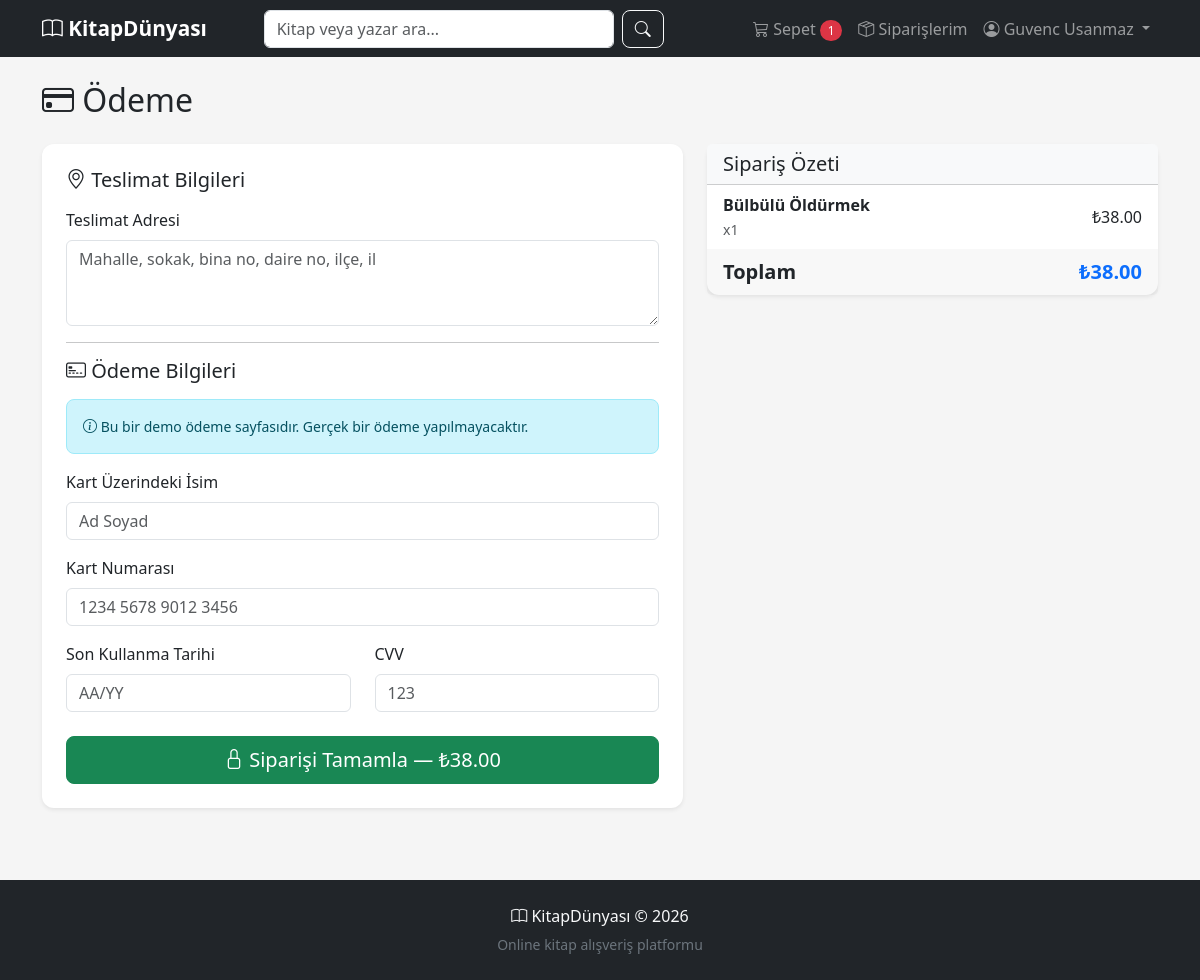
Page /checkout (signed in) on the committed database.
### tables this page shows
CREATE TABLE users (
            id INTEGER PRIMARY KEY AUTOINCREMENT,
            name TEXT NOT NULL,
            email TEXT NOT NULL UNIQUE,
            password_hash TEXT NOT NULL,
            salt TEXT NOT NULL,
            created_at TIMESTAMP DEFAULT CURRENT_TIMESTAMP
        );

CREATE TABLE cart_items (
            id INTEGER PRIMARY KEY AUTOINCREMENT,
            user_id INTEGER NOT NULL,
            book_id INTEGER NOT NULL,
            quantity INTEGER NOT NULL DEFAULT 1,
            FOREIGN KEY (user_id) REFERENCES users(id),
            FOREIGN KEY (book_id) REFERENCES books(id),
            UNIQUE(user_id, book_id)
        );

CREATE TABLE books (
            id INTEGER PRIMARY KEY AUTOINCREMENT,
            title TEXT NOT NULL,
            author TEXT NOT NULL,
            description TEXT,
            price REAL NOT NULL,
            isbn TEXT UNIQUE,
            category TEXT,
            stock INTEGER DEFAULT 100,
            cover_url TEXT
        );

### app.py (the view, shortened to what this page needs)
@app.route('/checkout', methods=['GET', 'POST'])
@login_required
def checkout():
    db = get_db()
    items = db.execute('''
        SELECT ci.id, ci.quantity, b.id as book_id, b.title, b.price, b.cover_url
        FROM cart_items ci JOIN books b ON ci.book_id = b.id
        WHERE ci.user_id = ?
    ''', (session['user_id'],)).fetchall()
    if not items:
        flash('Sepetiniz boş.', 'warning')
        return redirect(url_for('cart'))
    total = sum(i['price'] * i['quantity'] for i in items)
    return render_template('checkout.html', items=items, total=total)

### app.py (called while the page is built, shortened)
def get_db():
    if 'db' not in g:
        g.db = sqlite3.connect(DATABASE)
        g.db.row_factory = sqlite3.Row
        g.db.execute("PRAGMA foreign_keys = ON")
    return g.db

def login_required(f):
    @wraps(f)
    def decorated(*args, **kwargs):
        if 'user_id' not in session:
            flash('Lütfen önce giriş yapın.', 'warning')
            return redirect(url_for('login'))
        return f(*args, **kwargs)
    return decorated

def seed_books():
    db = get_db()
    count = db.execute("SELECT COUNT(*) FROM books").fetchone()[0]

@app.before_request
def before_request():
    init_db()
    seed_books()
    if 'user_id' in session:
        g.user = get_db().execute("SELECT * FROM users WHERE id = ?", (session['user_id'],)).fetchone()
        g.cart_count = get_db().execute(
            "SELECT COALESCE(SUM(quantity), 0) FROM cart_items WHERE user_id = ?",
            (session['user_id'],)
        ).fetchone()[0]
    else:
        g.user = None
        g.cart_count = 0

### templates/checkout.html (shortened to what this page needs)
{% extends "base.html" %}
{% block content %}
<h2 class="mb-4"><i class="bi bi-credit-card"></i> Ödeme</h2>
<div class="row">
    <div class="col-lg-5 order-lg-2 mb-4">
        <div class="card shadow-sm">
            <div class="card-header bg-light">
                <h5 class="mb-0">Sipariş Özeti</h5>
            </div>
            <ul class="list-group list-group-flush">
                {% for item in items %}
                <li class="list-group-item d-flex justify-content-between align-items-center">
                    <div>
                        <strong>{{ item['title'] }}</strong>
                        <br><small class="text-muted">x{{ item['quantity'] }}</small>
                    </div>
                    <span>₺{{ "%.2f"|format(item['price'] * item['quantity']) }}</span>
                </li>
                {% endfor %}
            </ul>
            <div class="card-footer d-flex justify-content-between">
                <strong class="fs-5">Toplam</strong>
                <strong class="fs-5 text-primary">₺{{ "%.2f"|format(total) }}</strong>
            </div>
        </div>
    </div>
    <div class="col-lg-7 order-lg-1">
        <div class="card shadow-sm">
            <div class="card-body p-4">
                <form method="post">
                    <h5 class="mb-3"><i class="bi bi-geo-alt"></i> Teslimat Bilgileri</h5>
                    <div class="mb-3">
                        <label for="address" class="form-label">Teslimat Adresi</label>
                        <textarea class="form-control" id="address" name="address" rows="3" required
                                  placeholder="Mahalle, sokak, bina no, daire no, ilçe, il"></textarea>
                    </div>
                    <hr>
                    <h5 class="mb-3"><i class="bi bi-credit-card-2-front"></i> Ödeme Bilgileri</h5>
                    <div class="alert alert-info small">
                        <i class="bi bi-info-circle"></i> Bu bir demo ödeme sayfasıdır. Gerçek bir ödeme yapılmayacaktır.
                    </div>
                    <div class="mb-3">
                        <label for="card_name" class="form-label">Kart Üzerindeki İsim</label>
                        <input type="text" class="form-control" id="card_name" name="card_name"
                               placeholder="Ad Soyad" required>
                    </div>
                    <div class="mb-3">
                        <label for="card_number" class="form-label">Kart Numarası</label>
                        <input type="text" class="form-control" id="card_number" name="card_number"
                               placeholder="1234 5678 9012 3456" maxlength="19" required>
                    </div>
                    <div class="row">
                        <div class="col-md-6 mb-3">
                            <label for="expiry" class="form-label">Son Kullanma Tarihi</label>
                            <input type="text" class="form-control" id="expiry" name="expiry"
                                   placeholder="AA/YY" maxlength="5" required>
                        </div>
                        <div class="col-md-6 mb-3">
                            <label for="cvv" class="form-label">CVV</label>
                            <input type="text" class="form-control" id="cvv" name="cvv"
                                   placeholder="123" maxlength="4" required>
                        </div>
                    </div>
                    <button type="submit" class="btn btn-success btn-lg w-100 mt-2">
                        <i class="bi bi-lock"></i> Siparişi Tamamla — ₺{{ "%.2f"|format(total) }}
                    </button>
                </form>
            </div>
        </div>
    </div>
</div>
{% endblock %}

### templates/base.html (shortened to what this page needs)
<!DOCTYPE html>
<html lang="tr">
<head>
    <link href="https://cdn.jsdelivr.net/npm/bootstrap@5.3.2/dist/css/bootstrap.min.css" rel="stylesheet">
    <link href="https://cdn.jsdelivr.net/npm/bootstrap-icons@1.11.2/font/bootstrap-icons.min.css" rel="stylesheet">
    <link href="{{ url_for('static', filename='style.css') }}" rel="stylesheet">
</head>
<body>
    <nav class="navbar navbar-expand-lg navbar-dark bg-dark sticky-top">
        <div class="container">
            <a class="navbar-brand fw-bold" href="{{ url_for('index') }}">
                <i class="bi bi-book"></i> KitapDünyası
            </a>
            <div class="collapse navbar-collapse" id="navContent">
                <form class="d-flex mx-auto my-2 my-lg-0" action="{{ url_for('index') }}" method="get" style="max-width:400px;width:100%">
                    <input class="form-control me-2" type="search" name="q" placeholder="Kitap veya yazar ara..."
                           value="{{ search_query if search_query is defined else '' }}">
                    <button class="btn btn-outline-light" type="submit"><i class="bi bi-search"></i></button>
                </form>
                <ul class="navbar-nav ms-auto">
                    {% if g.user %}
                    <li class="nav-item">
                        <a class="nav-link" href="{{ url_for('cart') }}">
                            <i class="bi bi-cart3"></i> Sepet
                            {% if g.cart_count > 0 %}
                            <span class="badge bg-danger rounded-pill">{{ g.cart_count }}</span>
                            {% endif %}
                        </a>
                    </li>
                    <li class="nav-item">
                        <a class="nav-link" href="{{ url_for('orders') }}"><i class="bi bi-box-seam"></i> Siparişlerim</a>
                    </li>
                    <li class="nav-item dropdown">
                        <a class="nav-link dropdown-toggle" href="#" role="button" data-bs-toggle="dropdown">
                            <i class="bi bi-person-circle"></i> {{ g.user['name'] }}
                        </a>
                    </li>
                    {% endif %}
                </ul>
            </div>
        </div>
    </nav>
    <main class="container py-4">
        {% block content %}{% endblock %}
    </main>
    <footer class="bg-dark text-light py-4 mt-5">
        <div class="container text-center">
            <p class="mb-1"><i class="bi bi-book"></i> KitapDünyası &copy; 2026</p>
            <small class="text-secondary">Online kitap alışveriş platformu</small>
        </div>
    </footer>
</body>
</html>

### static/style.css (style rules this page uses)
body { background-color: #f5f5f5; min-height: 100vh; display: flex; flex-direction: column; }
main { flex: 1; }
.navbar-brand { font-size: 1.3rem; }
.card { border-radius: 0.75rem; border: none; }
footer { margin-top: auto; }
.badge { font-weight: 500; }
.alert { border-radius: 0.5rem; }
.btn { border-radius: 0.5rem; }

### rows in the picture
users: user.name "Guvenc Usanmaz"
cart_items: title "Bülbülü Öldürmek", quantity "1"
books: item['price']*item['quantity'] "38.00"

### other values in the picture
{{ g.cart_count }} "1"
{{ "%.2f"|format(total) }} "38.00"
